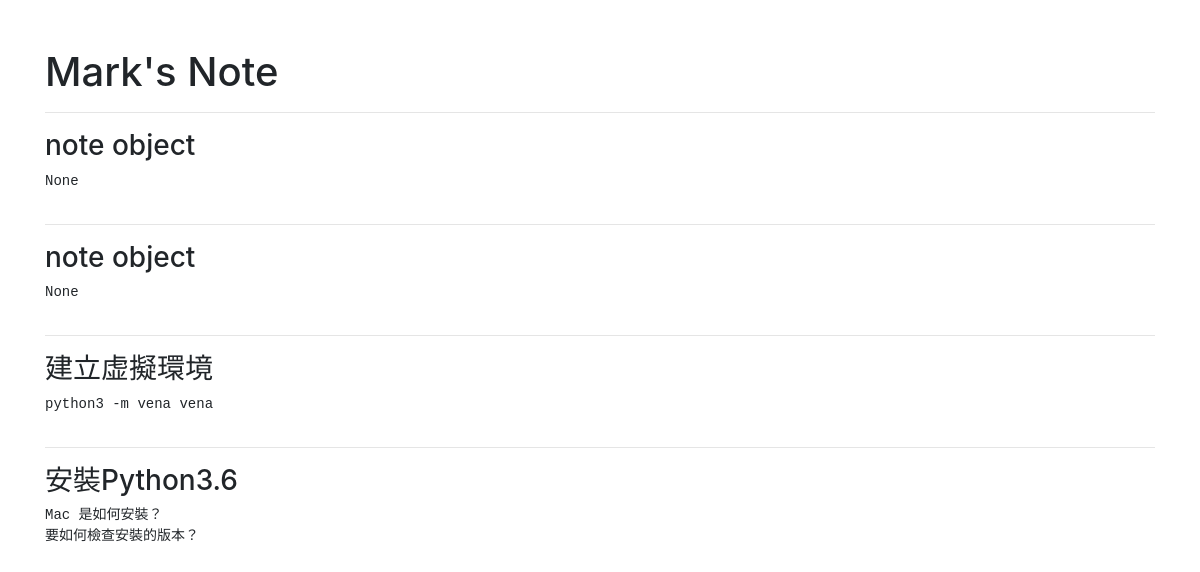
Before: / with the older database file.
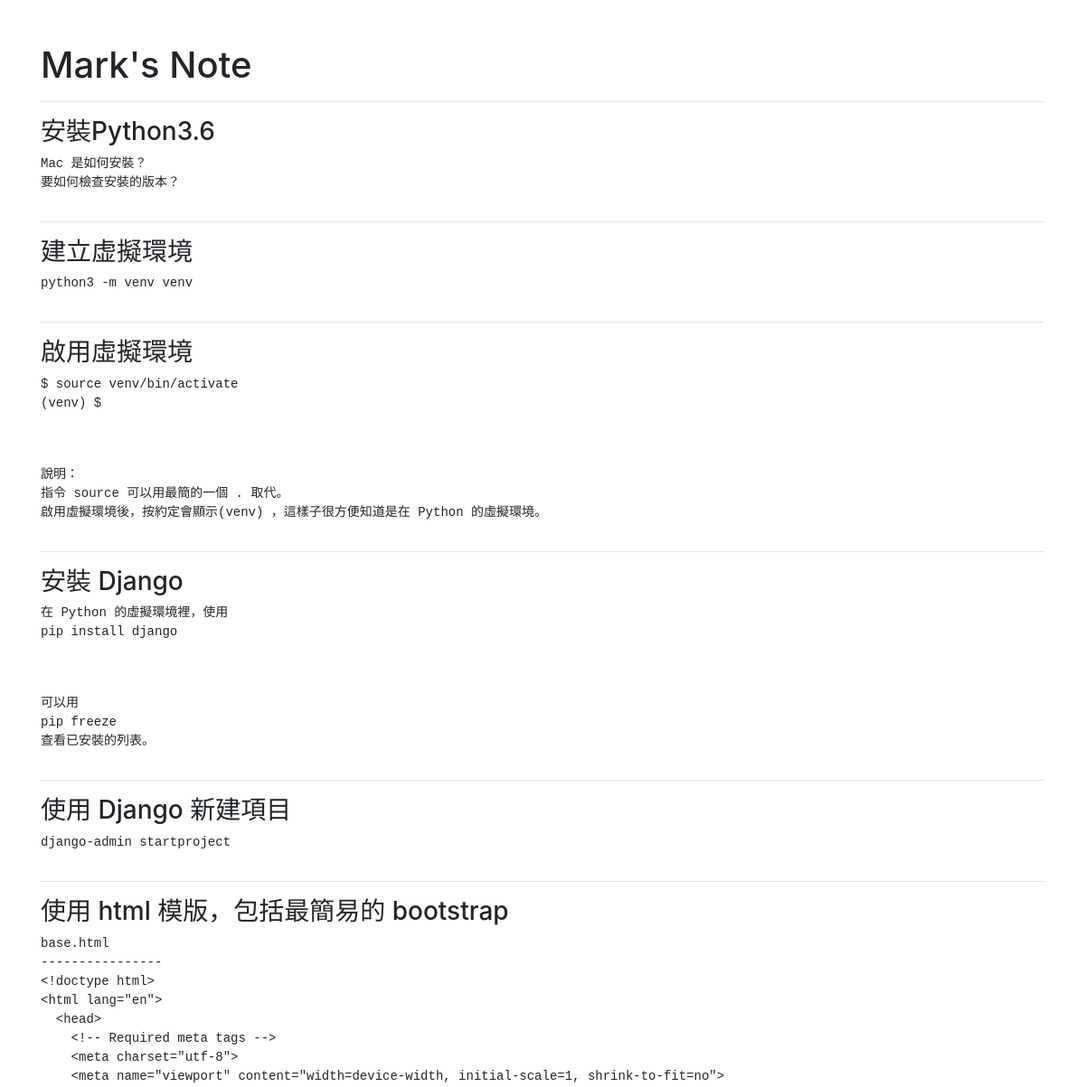
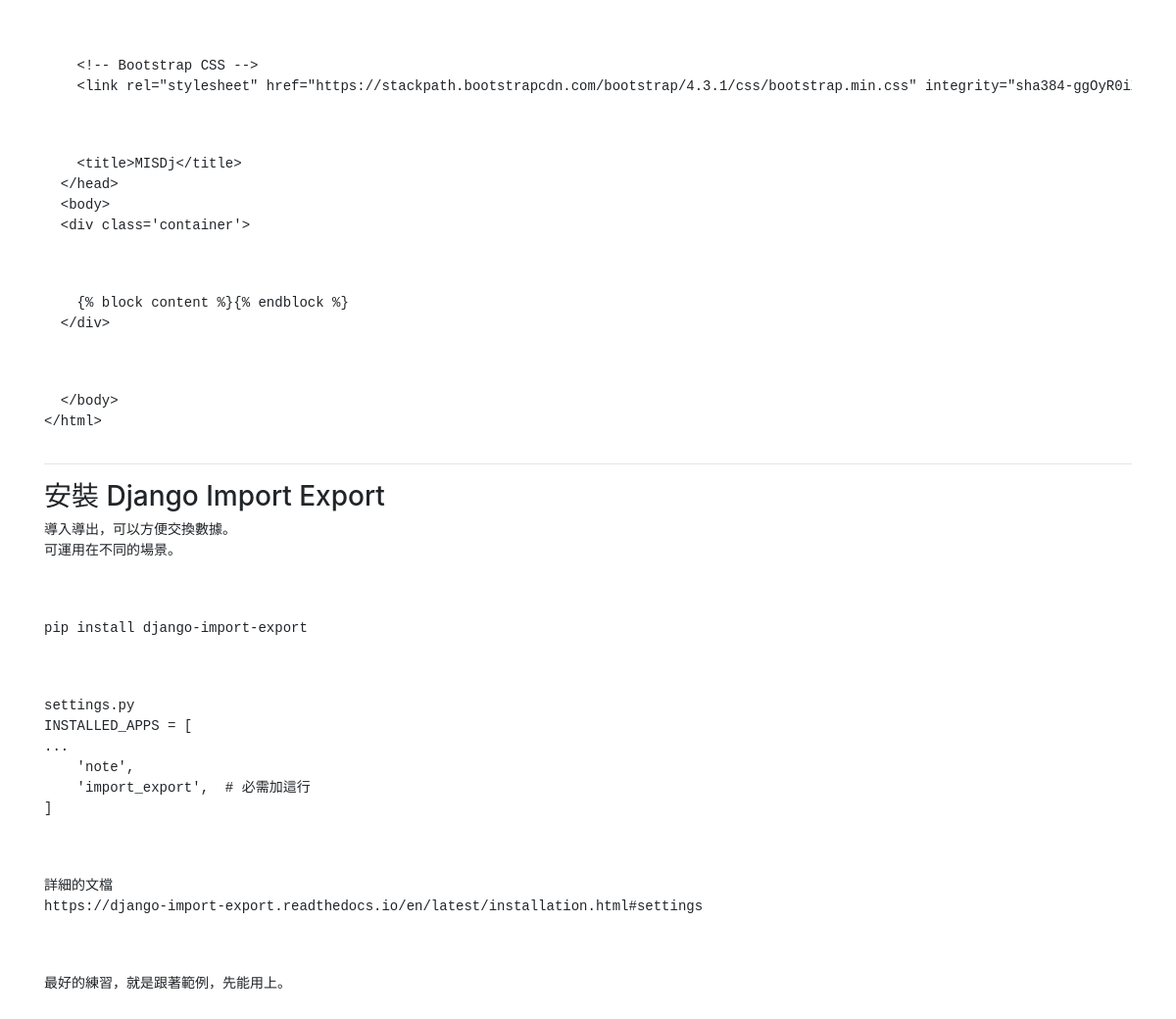
After: the same page with the newer database file (2 pictures, top to bottom).
### note/models.py (models this page shows, shortened)
class Note(models.Model):
    seq = models.IntegerField(default=0)
    subject = models.CharField(max_length=200)
    detail = models.TextField(null=True, blank=True)

### note/views.py (the view)
# urls.py: path('', views.index, name='index'),
def index(request):
    list = Note.objects.order_by('seq')
    context = {'list': list}
    return render(request, 'note/index.html', context)

### note/templates/note/index.html
{% extends 'note/base.html' %}
{% load static %}
{% block content %}
<h1><br>Mark's Note</h1>
{% for x in list %}
<hr>
<h3>{{x.subject}}</h3>
<pre>{{x.detail|linebreaks}}</pre>
{% endfor %}
{% endblock %}

### note/templates/note/base.html (shortened to what this page needs)
<!doctype html>
<html lang="en">
  <head>
    <link rel="stylesheet" href="https://stackpath.bootstrapcdn.com/bootstrap/4.3.1/css/bootstrap.min.css">
  </head>
  <body>
  <div class='container'>
    {% block content %}{% endblock %}
  </div>
  </body>
</html>

Changed rows visible on the page:
changed Note "安裝Python3.6": moves up the list
changed Note "建立虚擬環境": detail "python3 -m vena vena" → "python3 -m venv venv"; moves up the list
added Note: subject "啟用虛擬環境", detail "$ source venv/bin/activate (venv) $ 說明： 指令 source 可以用最簡的一個 . 取代。 啟用虛擬環境後，按約定會顯示(venv) ，這樣子很方便知道是在 Python 的虛擬環境。"
changed Note: subject "note object" → "安裝 Django"; detail "None" → "在 Python 的虛擬環境裡，使用 pip install django 可以用 pip freeze 查看已安裝的列表。"; moves down the list
changed Note: subject "note object" → "使用 Django 新建項目"; detail "None" → "django-admin startproject"
added Note: subject "使用 html 模版，包括最簡易的 bootstrap", detail "base.html ---------------- <!doctype html> <html lang=\"en\"> <head> <!-- Required meta tags --> <meta charset=\"utf-8\"> <meta name=\"viewport\" content=\"width=device-width, initial-scale=1, shrink-to-fit=no\"> <!-- Bootstrap CSS --> <link rel=\"stylesheet\" href=\"https://stackpath.bootstrapcdn.com/bootstrap/4.3.1/css/bootstrap.min.css\" <title>MISDj</title> </head> <body> <div class='container'> {% block content %}{% endblock %} </div> </body> </html>"
added Note: subject "安裝 Django Import Export", detail "導入導出，可以方便交換數據。 可運用在不同的場景。 pip install django-import-export settings.py INSTALLED_APPS = [ ... 'note', 'import_export', # 必需加這行 ] 詳細的文檔 https://django-import-export.readthedocs.io/en/latest/installation.html#settings 最好的練習，就是跟著範例，先能用上。"
